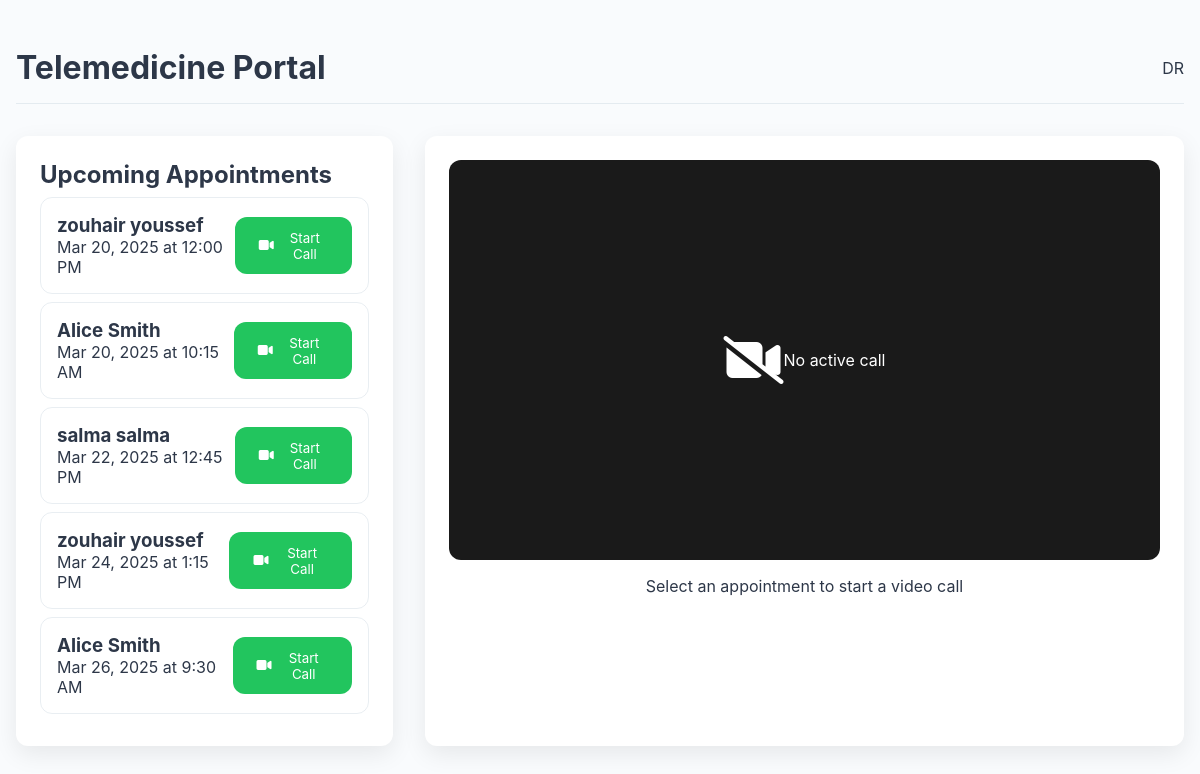
The app's page /telemedicine.php (signed in) with its own data.
### tables this page shows
CREATE TABLE `appointments` (
  `appointment_id` int(11) NOT NULL,
  `patient_id` int(11) NOT NULL,
  `doctor_id` int(11) NOT NULL,
  `appointment_date` date NOT NULL,
  `appointment_time` time NOT NULL,
  `status` enum('scheduled','completed','cancelled') DEFAULT 'scheduled',
  `notes` text,
  `created_at` datetime DEFAULT CURRENT_TIMESTAMP
);

CREATE TABLE `patients` (
  `patient_id` int(11) NOT NULL,
  `first_name` varchar(50) NOT NULL,
  `last_name` varchar(50) NOT NULL,
  `email` varchar(100) NOT NULL,
  `phone` varchar(20) DEFAULT NULL,
  `password_hash` varchar(255) NOT NULL,
  `created_at` datetime DEFAULT CURRENT_TIMESTAMP,
  `role` varchar(20) DEFAULT 'patient',
  `date_of_birth` date DEFAULT NULL
);

### telemedicine.php (the view, shortened to what this page needs)
<?php
require_once 'config.php';
try {
    $stmt = $pdo->prepare("SELECT * FROM doctors WHERE doctor_id = ?");
    $stmt->execute([$_SESSION['user_id']]);
    $doctor = $stmt->fetch();
} catch (Exception $e) {
    error_log("Telemedicine Error: " . $e->getMessage());
    header('Location: logout.php');
    exit;
}
try {
    $stmt = $pdo->prepare("SELECT a.*, p.first_name, p.last_name
                         FROM appointments a
                         JOIN patients p ON a.patient_id = p.patient_id
                         WHERE a.doctor_id = ?
                         AND a.status = 'scheduled'
                         AND a.appointment_date >= CURDATE()
                         ORDER BY a.appointment_date ASC");
    $stmt->execute([$doctor['doctor_id']]);
    $appointments = $stmt->fetchAll();
} catch (PDOException $e) {
    error_log("Appointment Error: " . $e->getMessage());
    $appointments = [];
}
$activeCall = false;
?>
<!DOCTYPE html>
<html lang="en">
<head>
    <link rel="stylesheet" href="https://cdnjs.cloudflare.com/ajax/libs/font-awesome/6.4.0/css/all.min.css">
</head>
<body>
    <div class="container">
        <div class="header">
            <h1>Telemedicine Portal</h1>
            <div class="profile-menu">
                <div class="avatar">DR</div>
            </div>
        </div>
        <?php if ($activeCall): ?>
        <div class="call-interface">
            <div class="video-feed">
                <i class="fas fa-video fa-2x"></i>
                <span>Patient Video Feed</span>
            </div>
            <div class="video-feed">
                <i class="fas fa-user-md fa-2x"></i>
                <span>Your Camera</span>
            </div>
            <div class="call-controls">
                <button class="btn btn-danger">
                    <i class="fas fa-phone-slash"></i>
                    End Call
                </button>
                <button class="btn btn-primary">
                    <i class="fas fa-microphone"></i>
                    Mute
                </button>
                <button class="btn btn-primary">
                    <i class="fas fa-video-slash"></i>
                    Stop Video
                </button>
            </div>
        </div>
        <?php else: ?>
        <div class="video-container">
            <div class="appointment-list">
                <h2>Upcoming Appointments</h2>
                <?php if (!empty($appointments)): ?>
                    <?php foreach ($appointments as $apt): ?>
                        <div class="appointment-item">
                            <div>
                                <h3><?= htmlspecialchars($apt['first_name']) ?> <?= htmlspecialchars($apt['last_name']) ?></h3>
                                <p>
                                    <?= date('M j, Y \a\t g:i A',
                                           strtotime($apt['appointment_date'] . ' ' . $apt['appointment_time'])) ?>
                                </p>
                            </div>
                            <form method="POST">
                                <button type="submit" name="start_call" class="btn btn-success">
                                    <i class="fas fa-video"></i>
                                    Start Call
                                </button>
                            </form>
                        </div>
                    <?php endforeach; ?>
                <?php endif; ?>
            </div>
            <div class="call-interface">
                <div class="video-feed" style="height: 400px">
                    <i class="fas fa-video-slash fa-3x"></i>
                    <p>No active call</p>
                </div>
                <div class="call-controls">
                    <p>Select an appointment to start a video call</p>
                </div>
            </div>
        </div>
        <?php endif; ?>
    </div>
</body>
</html>

### telemedicine.php (style rules this page uses)
:root { --primary: #2A5C82; --accent: #5FB4C9; --radius: 12px; --transition: all 0.3s ease; }
* { margin: 0; padding: 0; box-sizing: border-box; font-family: 'Inter', system-ui, sans-serif; }
body { background: #F9FBFD; color: #2D3748; }
.container { max-width: 1200px; margin: 2rem auto; padding: 0 1rem; }
.header { display: flex; justify-content: space-between; align-items: center; margin-bottom: 2rem; padding: 1rem 0; border-bottom: 1px solid rgba(42, 92, 130, 0.1); }
.video-container { display: grid; grid-template-columns: 2fr 1fr; gap: 2rem; margin-top: 2rem; }
.call-interface { background: #fff; border-radius: var(--radius); padding: 1.5rem; box-shadow: 0 8px 24px rgba(0, 0, 0, 0.08); position: relative; }
.video-feed { background: #1a1a1a; border-radius: var(--radius); aspect-ratio: 16/9; display: flex; align-items: center; justify-content: center; color: white; margin-bottom: 1rem; }
.call-controls { display: flex; gap: 1rem; justify-content: center; }
.btn { padding: 0.8rem 1.5rem; border-radius: var(--radius); cursor: pointer; transition: var(--transition); border: none; display: flex; align-items: center; gap: 0.5rem; }
.btn-success { background: #22c55e; color: white; }
.appointment-list { background: #fff; border-radius: var(--radius); padding: 1.5rem; box-shadow: 0 8px 24px rgba(0, 0, 0, 0.08); }
.appointment-item { padding: 1rem; margin: 0.5rem 0; border-radius: var(--radius); border: 1px solid rgba(42, 92, 130, 0.1); display: flex; justify-content: space-between; align-items: center; }

### records on screen
appointments: patient.first_name "zouhair", patient.last_name "youssef", appointment_date+appointment_time "Mar 20, 2025 at 12:00 PM"
appointments: patient.first_name "Alice", patient.last_name "Smith", appointment_date+appointment_time "Mar 20, 2025 at 10:15 AM"
appointments: patient.first_name "salma", patient.last_name "salma", appointment_date+appointment_time "Mar 22, 2025 at 12:45 PM"
appointments: patient.first_name "zouhair", patient.last_name "youssef", appointment_date+appointment_time "Mar 24, 2025 at 1:15 PM"
appointments: patient.first_name "Alice", patient.last_name "Smith", appointment_date+appointment_time "Mar 26, 2025 at 9:30 AM"
